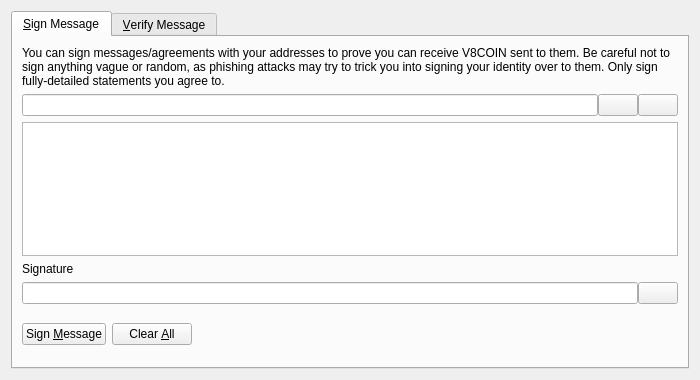
<?xml version="1.0" encoding="UTF-8"?>
<ui version="4.0">
 <class>SignVerifyMessageDialog</class>
 <widget class="QDialog" name="SignVerifyMessageDialog">
  <property name="geometry">
   <rect>
    <x>0</x>
    <y>0</y>
    <width>700</width>
    <height>380</height>
   </rect>
  </property>
  <property name="windowTitle">
   <string>Signatures - Sign / Verify a Message</string>
  </property>
  <property name="modal">
   <bool>true</bool>
  </property>
  <layout class="QVBoxLayout" name="verticalLayout">
   <item>
    <widget class="QTabWidget" name="tabWidget">
     <property name="currentIndex">
      <number>0</number>
     </property>
     <widget class="QWidget" name="tabSignMessage">
      <attribute name="title">
       <string>&amp;Sign Message</string>
      </attribute>
      <layout class="QVBoxLayout" name="verticalLayout_SM">
       <item>
        <widget class="QLabel" name="infoLabel_SM">
         <property name="text">
          <string>You can sign messages/agreements with your addresses to prove you can receive V8COIN sent to them. Be careful not to sign anything vague or random, as phishing attacks may try to trick you into signing your identity over to them. Only sign fully-detailed statements you agree to.</string>
         </property>
         <property name="textFormat">
          <enum>Qt::PlainText</enum>
         </property>
         <property name="wordWrap">
          <bool>true</bool>
         </property>
        </widget>
       </item>
       <item>
        <layout class="QHBoxLayout" name="horizontalLayout_1_SM">
         <property name="spacing">
          <number>0</number>
         </property>
         <item>
          <widget class="QValidatedLineEdit" name="addressIn_SM">
           <property name="toolTip">
            <string>The V8COIN address to sign the message with</string>
           </property>
          </widget>
         </item>
         <item>
          <widget class="QPushButton" name="addressBookButton_SM">
           <property name="toolTip">
            <string>Choose previously used address</string>
           </property>
           <property name="text">
            <string/>
           </property>
           <property name="shortcut">
            <string>Alt+A</string>
           </property>
           <property name="autoDefault">
            <bool>false</bool>
           </property>
          </widget>
         </item>
         <item>
          <widget class="QPushButton" name="pasteButton_SM">
           <property name="toolTip">
            <string>Paste address from clipboard</string>
           </property>
           <property name="text">
            <string/>
           </property>
           <property name="shortcut">
            <string>Alt+P</string>
           </property>
           <property name="autoDefault">
            <bool>false</bool>
           </property>
          </widget>
         </item>
        </layout>
       </item>
       <item>
        <widget class="QPlainTextEdit" name="messageIn_SM">
         <property name="toolTip">
          <string>Enter the message you want to sign here</string>
         </property>
        </widget>
       </item>
       <item>
        <widget class="QLabel" name="signatureLabel_SM">
         <property name="text">
          <string>Signature</string>
         </property>
         <property name="textFormat">
          <enum>Qt::PlainText</enum>
         </property>
        </widget>
       </item>
       <item>
        <layout class="QHBoxLayout" name="horizontalLayout_2_SM">
         <property name="spacing">
          <number>0</number>
         </property>
         <item>
          <widget class="QLineEdit" name="signatureOut_SM">
           <property name="font">
            <font>
             <italic>true</italic>
            </font>
           </property>
           <property name="readOnly">
            <bool>true</bool>
           </property>
          </widget>
         </item>
         <item>
          <widget class="QPushButton" name="copySignatureButton_SM">
           <property name="toolTip">
            <string>Copy the current signature to the system clipboard</string>
           </property>
           <property name="text">
            <string/>
           </property>
           <property name="autoDefault">
            <bool>false</bool>
           </property>
          </widget>
         </item>
        </layout>
       </item>
       <item>
        <layout class="QHBoxLayout" name="horizontalLayout_3_SM">
         <item>
          <widget class="QPushButton" name="signMessageButton_SM">
           <property name="toolTip">
            <string>Sign the message to prove you own this V8COIN address</string>
           </property>
           <property name="text">
            <string>Sign &amp;Message</string>
           </property>
           <property name="autoDefault">
            <bool>false</bool>
           </property>
          </widget>
         </item>
         <item>
          <widget class="QPushButton" name="clearButton_SM">
           <property name="toolTip">
            <string>Reset all sign message fields</string>
           </property>
           <property name="text">
            <string>Clear &amp;All</string>
           </property>
           <property name="autoDefault">
            <bool>false</bool>
           </property>
          </widget>
         </item>
         <item>
          <spacer name="horizontalSpacer_1_SM">
           <property name="orientation">
            <enum>Qt::Horizontal</enum>
           </property>
           <property name="sizeHint" stdset="0">
            <size>
             <width>40</width>
             <height>48</height>
            </size>
           </property>
          </spacer>
         </item>
         <item>
          <widget class="QLabel" name="statusLabel_SM">
           <property name="font">
            <font>
             <weight>75</weight>
             <bold>true</bold>
            </font>
           </property>
           <property name="text">
            <string/>
           </property>
           <property name="wordWrap">
            <bool>true</bool>
           </property>
          </widget>
         </item>
         <item>
          <spacer name="horizontalSpacer_2_SM">
           <property name="orientation">
            <enum>Qt::Horizontal</enum>
           </property>
           <property name="sizeHint" stdset="0">
            <size>
             <width>40</width>
             <height>48</height>
            </size>
           </property>
          </spacer>
         </item>
        </layout>
       </item>
      </layout>
     </widget>
     <widget class="QWidget" name="tabVerifyMessage">
      <attribute name="title">
       <string>&amp;Verify Message</string>
      </attribute>
      <layout class="QVBoxLayout" name="verticalLayout_VM">
       <item>
        <widget class="QLabel" name="infoLabel_VM">
         <property name="text">
          <string>Enter the receiver's address, message (ensure you copy line breaks, spaces, tabs, etc. exactly) and signature below to verify the message. Be careful not to read more into the signature than what is in the signed message itself, to avoid being tricked by a man-in-the-middle attack. Note that this only proves the signing party receives with the address, it cannot prove sendership of any transaction!</string>
         </property>
         <property name="textFormat">
          <enum>Qt::PlainText</enum>
         </property>
         <property name="alignment">
          <set>Qt::AlignLeading|Qt::AlignLeft|Qt::AlignTop</set>
         </property>
         <property name="wordWrap">
          <bool>true</bool>
         </property>
        </widget>
       </item>
       <item>
        <layout class="QHBoxLayout" name="horizontalLayout_1_VM">
         <property name="spacing">
          <number>0</number>
         </property>
         <item>
          <widget class="QValidatedLineEdit" name="addressIn_VM">
           <property name="toolTip">
            <string>The V8COIN address the message was signed with</string>
           </property>
          </widget>
         </item>
         <item>
          <widget class="QPushButton" name="addressBookButton_VM">
           <property name="toolTip">
            <string>Choose previously used address</string>
           </property>
           <property name="text">
            <string/>
           </property>
           <property name="shortcut">
            <string>Alt+A</string>
           </property>
           <property name="autoDefault">
            <bool>false</bool>
           </property>
          </widget>
         </item>
        </layout>
       </item>
       <item>
        <widget class="QPlainTextEdit" name="messageIn_VM"/>
       </item>
       <item>
        <widget class="QValidatedLineEdit" name="signatureIn_VM"/>
       </item>
       <item>
        <layout class="QHBoxLayout" name="horizontalLayout_2_VM">
         <item>
          <widget class="QPushButton" name="verifyMessageButton_VM">
           <property name="toolTip">
            <string>Verify the message to ensure it was signed with the specified V8COIN address</string>
           </property>
           <property name="text">
            <string>Verify &amp;Message</string>
           </property>
           <property name="autoDefault">
            <bool>false</bool>
           </property>
          </widget>
         </item>
         <item>
          <widget class="QPushButton" name="clearButton_VM">
           <property name="toolTip">
            <string>Reset all verify message fields</string>
           </property>
           <property name="text">
            <string>Clear &amp;All</string>
           </property>
           <property name="autoDefault">
            <bool>false</bool>
           </property>
          </widget>
         </item>
         <item>
          <spacer name="horizontalSpacer_1_VM">
           <property name="orientation">
            <enum>Qt::Horizontal</enum>
           </property>
           <property name="sizeHint" stdset="0">
            <size>
             <width>40</width>
             <height>48</height>
            </size>
           </property>
          </spacer>
         </item>
         <item>
          <widget class="QLabel" name="statusLabel_VM">
           <property name="font">
            <font>
             <weight>75</weight>
             <bold>true</bold>
            </font>
           </property>
           <property name="text">
            <string/>
           </property>
           <property name="wordWrap">
            <bool>true</bool>
           </property>
          </widget>
         </item>
         <item>
          <spacer name="horizontalSpacer_2_VM">
           <property name="orientation">
            <enum>Qt::Horizontal</enum>
           </property>
           <property name="sizeHint" stdset="0">
            <size>
             <width>40</width>
             <height>48</height>
            </size>
           </property>
          </spacer>
         </item>
        </layout>
       </item>
      </layout>
     </widget>
    </widget>
   </item>
  </layout>
 </widget>
 <customwidgets>
  <customwidget>
   <class>QValidatedLineEdit</class>
   <extends>QLineEdit</extends>
   <header>qvalidatedlineedit.h</header>
  </customwidget>
 </customwidgets>
 <resources>
  <include location="../v8coin.qrc"/>
 </resources>
 <connections/>
</ui>
